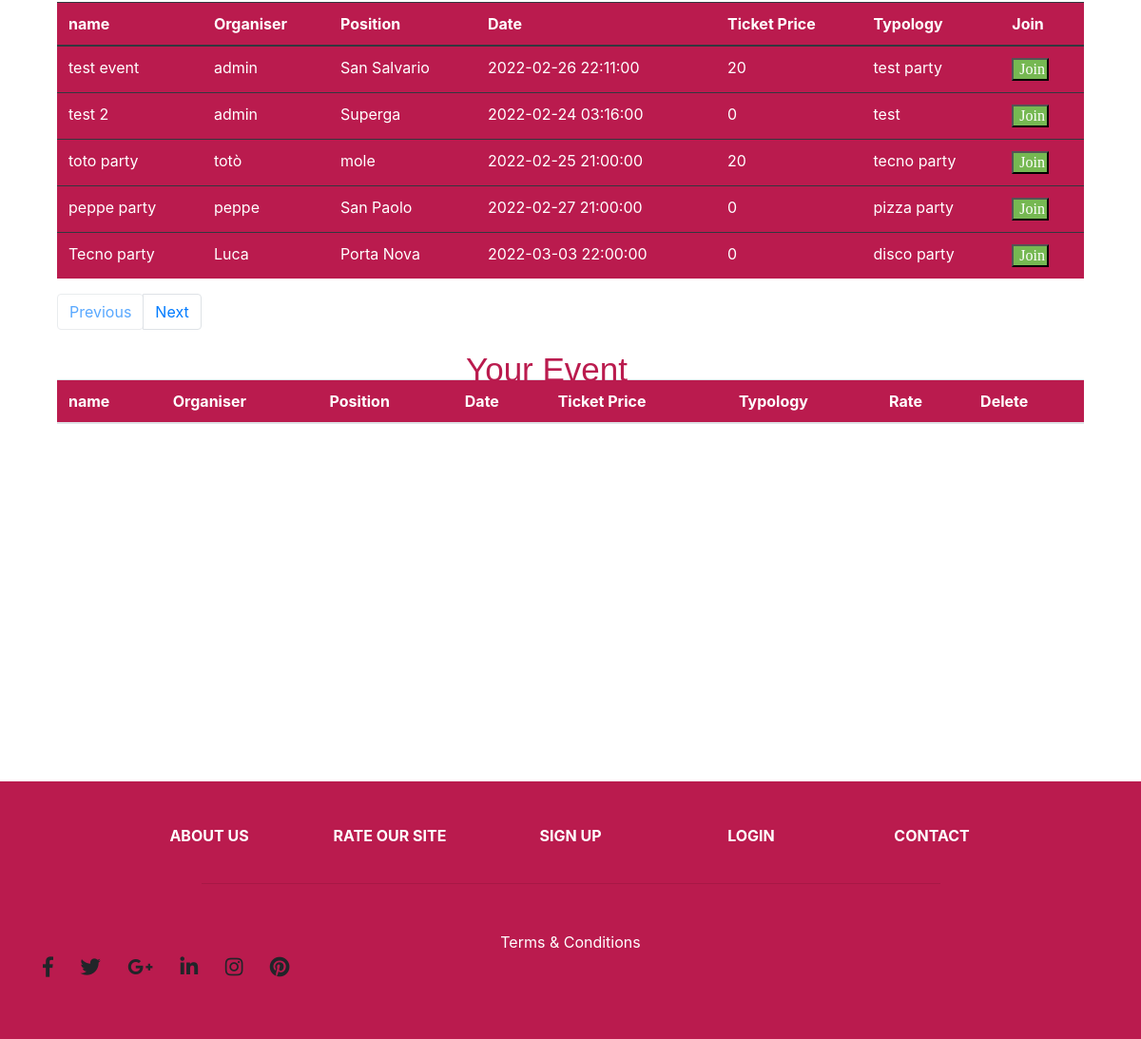
Before: / (lower part) with the older database file.
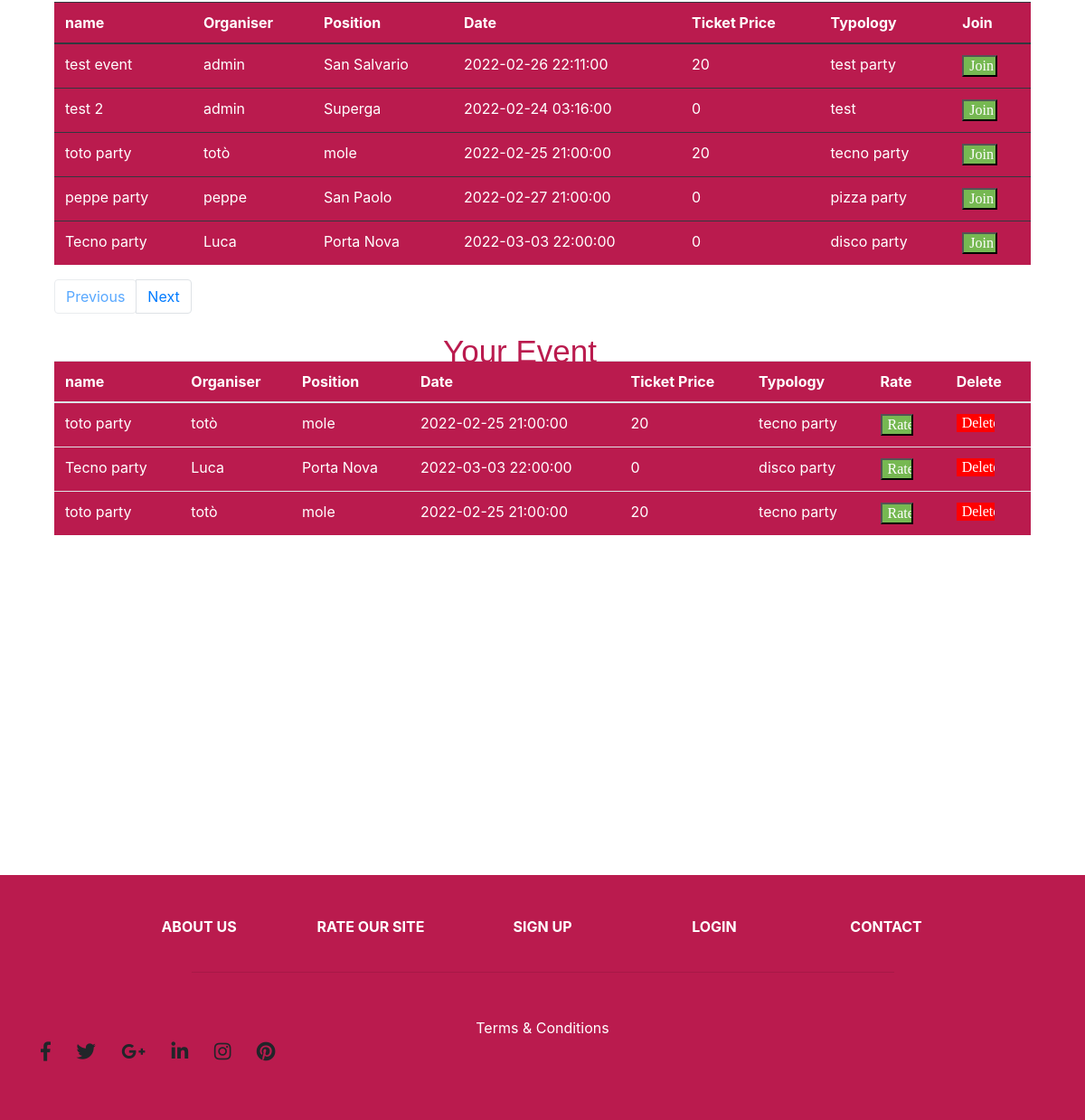
After: the same page with the newer database file.
### tables this page shows
CREATE TABLE event (
	"Number" INTEGER NOT NULL, 
	"Name" VARCHAR(20) NOT NULL, 
	"Organiser" VARCHAR(20) NOT NULL, 
	"Position" VARCHAR(20) NOT NULL, 
	"Date" DATETIME NOT NULL, 
	"Number_of_entrance" INTEGER NOT NULL, 
	"Ticket_price" INTEGER, 
	"Typology" VARCHAR(20), 
	PRIMARY KEY ("Number"), 
	FOREIGN KEY("Position") REFERENCES position ("Zone")
);

CREATE TABLE join__event (
	id INTEGER NOT NULL, 
	"Email" VARCHAR(100), 
	"Name" VARCHAR(20) NOT NULL, 
	"Organiser" VARCHAR(20) NOT NULL, 
	"Position" VARCHAR(20) NOT NULL, 
	"Date" DATETIME NOT NULL, 
	"Number_of_entrance" INTEGER NOT NULL, 
	"Ticket_price" INTEGER, 
	"Typology" VARCHAR(20), 
	PRIMARY KEY (id), 
	FOREIGN KEY("Position") REFERENCES position ("Zone")
);

### app.py (the view, shortened to what this page needs)
@app.route('/', methods=['GET', 'POST'], defaults={"page": 1})
@app.route('/<int:page>', methods=['GET', 'POST'])
def index(page):
    from model import Event, join_Event
    form = JoinForm()
    page = page
    pages = 5
    event = Event.query.paginate(page, pages, error_out=False)
    joined_Event = join_Event.query.all()
    return render_template('homepage/index.html', event=event, joined_Event= joined_Event)

### form.py
class JoinForm(FlaskForm):
    email = EmailField(validators=[DataRequired(), Email()],render_kw={"placeholder": "Enter your email here"})
    submit = SubmitField("Join Event")

### templates/homepage/index.html (shortened to what the changed rows need)
<link href="//maxcdn.bootstrapcdn.com/bootstrap/4.1.1/css/bootstrap.min.css" rel="stylesheet" id="bootstrap-css">
<!DOCTYPE html>
<html>
  <head>
    <link rel="stylesheet" href="https://stackpath.bootstrapcdn.com/bootstrap/4.1.3/css/bootstrap.min.css">
    <link rel="stylesheet" href="https://use.fontawesome.com/releases/v5.5.0/css/all.css">
    <link rel= "stylesheet" type= "text/css" href= "{{ url_for('static',filename='home/style.css') }}">
  </head>
  <body>
<div class="row" >
<div class="col" id="show_table">
  <table class="table table-dark" >
  <thead>
    <tr>
      <th scope="col">name</th>
      <th scope="col">Organiser</th>
      <th scope="col">Position</th>
      <th scope="col">Date</th>
      <th scope="col">Ticket Price</th>
      <th scope="col">Typology</th>
      <th scope="col">Join</th>
    </tr>
  </thead>
  <tbody>
  {%if empty%}
  <tr>
    <td colspan="7" align="center">{{empty}}</td>
  </tr>
  {%else%}
  {% for event in event.items %}
    <tr>
        <td>{{ event.Name }}</td>
        <td>{{ event.Organiser }}</td>
        <td>{{ event.Position }}</td>
        <td>{{ event.Date }}</td>
        <td>{{ event.Ticket_price }}</td>
        <td>{{ event.Typology }}</td>
        {% if event.Ticket_price == 0 %}
        <td> <input type="button" onclick="window.location.href='/join/{{event.Number}}'"  class="button-join-table" value="Join"  /> </td>
        {% else %}
        <td> <input type="button" onclick="window.location.href='/joinpayment/{{event.Number}}'"  class="button-join-table" value="Join"  /> </td>
        {% endif %}
    </tr>
  {% endfor %}
  {%endif%}
  </tbody>
 </table>
</div>
</div>
<div>
  <table class="table table-dark-2" style="color: white">
  <thead>
    <tr>
      <th scope="col">name</th>
      <th scope="col">Organiser</th>
      <th scope="col">Position</th>
      <th scope="col">Date</th>
      <th scope="col">Ticket Price</th>
      <th scope="col">Typology</th>
      <th scope="col">Rate</th>
      <th scope="col">Delete</th>
    </tr>
  </thead>
  <tbody>
     {% for event in joined_Event %}
    <tr>
        <td>{{event.Name}}</td>
        <td>{{event.Organiser}}</td>
        <td>{{event.Position}}</td>
        <td>{{event.Date}}</td>
        <td>{{event.Ticket_price}}</td>
        <td>{{event.Typology}}</td>
        <td> <input type="button" onclick="window.location.href='/rate'" href="#"   class="button-join-table" value="Rate" /></td>
        <td> <input type="button" onclick="window.location.href='/delete/{{ event.id }}'" class="button-join-table1" value="Delete" /></td>
    </tr>
   {% endfor %}
  </tbody>
 </table>
</div>
<br>
<br>
<br>
<br>
<br>
<br>
<br>
<br>
<br>
<br>
<br>
<br>
<br>
<br>
<br>
  </body>
</html>

Changed rows visible on the page:
added join__event: Name "toto party", Organiser "totò", Position "mole", Date "2022-02-25 21:00:00", Ticket_price "20", Typology "tecno party"
added join__event: Name "Tecno party", Organiser "Luca", Position "Porta Nova", Date "2022-03-03 22:00:00", Ticket_price "0", Typology "disco party"
added join__event: Name "toto party", Organiser "totò", Position "mole", Date "2022-02-25 21:00:00", Ticket_price "20", Typology "tecno party"
